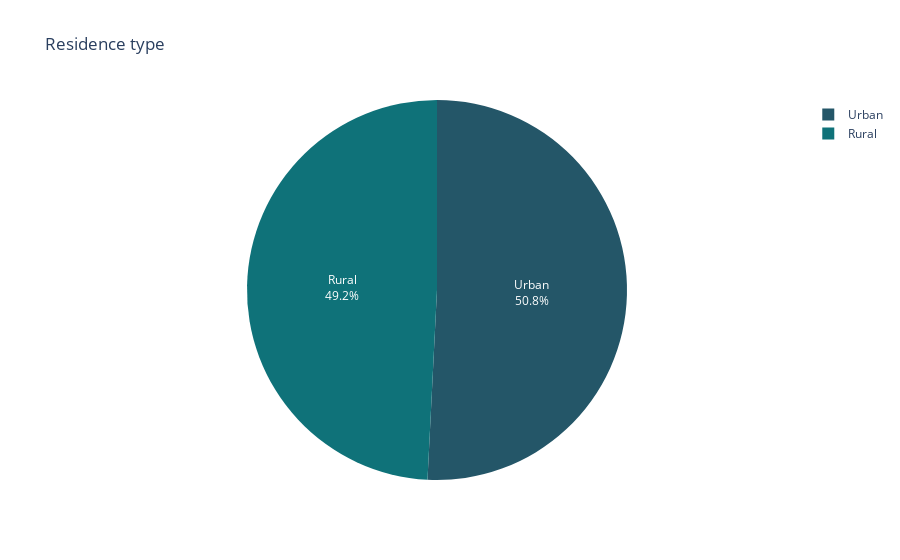

The cell this chart's notebook holds for it:
### Markdown cell above
#### + Môi trường sống

### Code cell
Residence_types = dict(df['Residence_type'].value_counts())
fig = px.pie(names = Residence_types.keys(),values = Residence_types.values(),title = 'Residence type',color_discrete_sequence=px.colors.sequential.Aggrnyl)
fig.update_traces(textposition='inside', textinfo='percent+label')

### Figure 1 — Plotly figure (JSON) as saved in the notebook; plotly's stock layout.template omitted (floating-point values rounded to 4 significant figures)
{"data": [{"domain": {"x": [0, 1], "y": [0, 1]}, "hovertemplate": "label=%{label}<br>value=%{value}<extra></extra>", "labels": ["Urban", "Rural"], "legendgroup": "", "name": "", "showlegend": true, "textinfo": "percent+label", "textposition": "inside", "type": "pie", "values": [2230, 2160]}], "layout": {"legend": {"tracegroupgap": 0}, "piecolorway": ["rgb(36, 86, 104)", "rgb(15, 114, 121)", "rgb(13, 143, 129)", "rgb(57, 171, 126)", "rgb(110, 197, 116)", "rgb(169, 220, 103)", "rgb(237, 239, 93)"], "title": {"text": "Residence type"}}}
